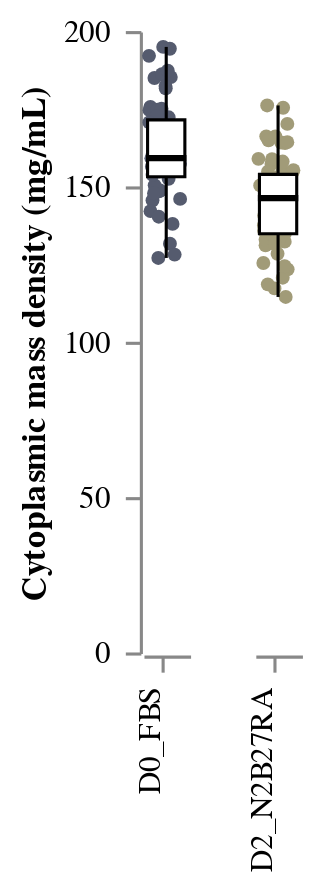

Notebook code cell kept with this figure:
### Code cell
STRIPBOX_CytopMassDensity_avg = stripbox(
    data = df_avg, 
    x = "Condition", 
    y = "Mass_density_cytop_mgml",
    y_title = "Cytoplasmic mass density (mg/mL)",
    colour = "Condition"
)
STRIPBOX_CytopMassDensity_avg

### Figure 1 — Vega-Lite specification as saved in the notebook (floating-point values rounded to 4 significant figures; data arrays with more than 128 entries replaced by an {"elided": "..."} marker saying what was removed)
{"config": {"view": {"continuousWidth": 400, "continuousHeight": 300, "stroke": "transparent", "strokeWidth": 0.5}, "axis": {"grid": true, "labelPadding": 5, "ticks": true}, "facet": {"spacing": 18}, "header": {"labelOrient": "bottom", "title": null}}, "data": {"name": "data-193f9b890949a862c7e440c44b1d41a1"}, "facet": {"column": {"type": "nominal", "field": "Condition", "header": {"labelAlign": "right", "labelAngle": -90, "labelOrient": "bottom", "labelPadding": 5, "titleOrient": "top"}}}, "spec": {"layer": [{"mark": {"type": "circle", "opacity": 1, "size": 20}, "encoding": {"color": {"type": "nominal", "field": "Condition", "legend": null, "scale": {"scheme": "cividis"}}, "x": {"type": "quantitative", "axis": {"grid": false, "labels": false, "ticks": true, "values": [0]}, "field": "jitter", "title": null}, "y": {"type": "quantitative", "axis": {"grid": false, "labels": true, "ticks": true}, "field": "Mass_density_cytop_mgml", "title": "Cytoplasmic mass density (mg/mL)"}}, "height": 200, "transform": [{"calculate": "(sqrt(-2 * log(random() / 2)) * cos(2 * PI * random() / 2))", "as": "jitter"}], "width": 15}, {"mark": {"type": "boxplot", "extent": "min-max", "size": 12}, "encoding": {"color": {"value": "white"}, "opacity": {"value": 1}, "stroke": {"value": "black"}, "y": {"type": "quantitative", "field": "Mass_density_cytop_mgml", "title": "Cytoplasmic mass density (mg/mL)"}}, "height": 200, "width": 30}]}, "$schema": "https://vega.github.io/schema/vega-lite/v4.8.1.json", "datasets": {"data-193f9b890949a862c7e440c44b1d41a1": {"elided": "130 records"}}}
